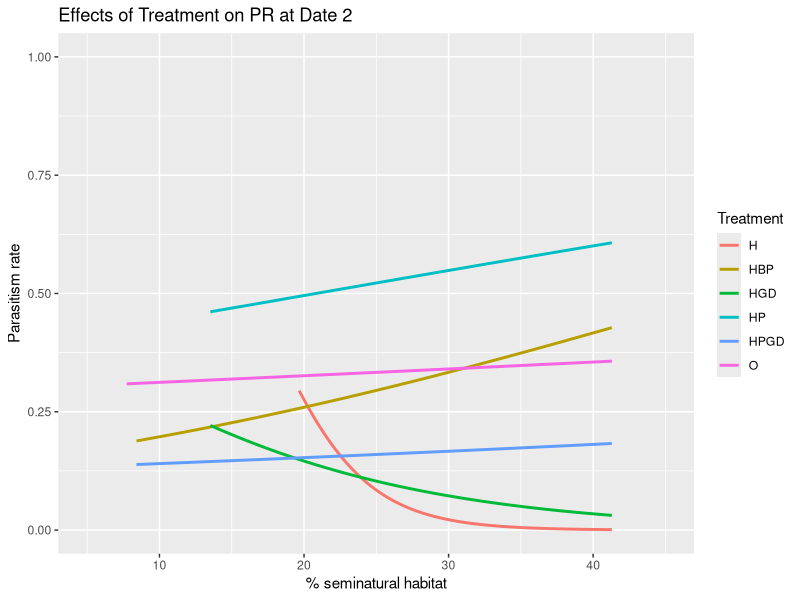
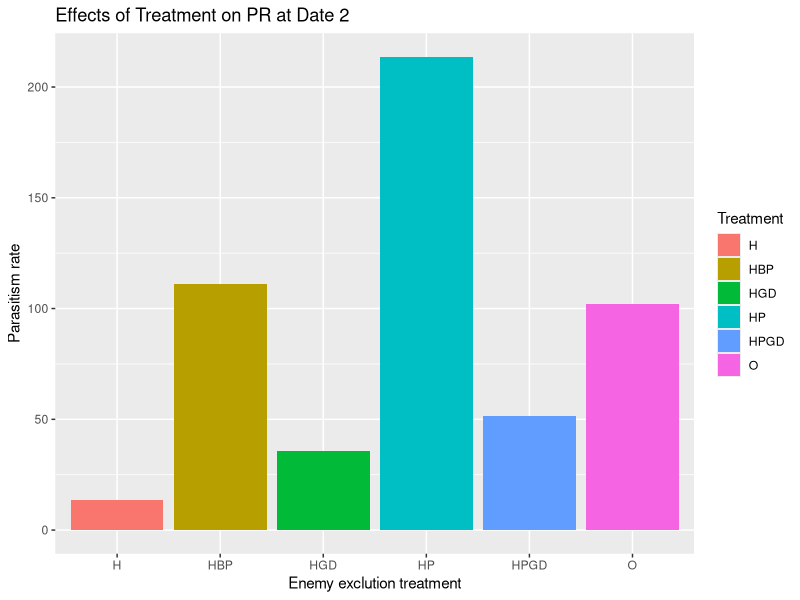

The R script that drew these images, in order:
#Date2_parasitism rate
#import data file
library(readr)
Data1 <- read.table("Project data.csv", header = TRUE, dec = ",", sep =";")

###dataframe for sampling date2 
DATE2 <- Data1[Data1$Date == "2", ]
DATE2_200 <-  subset(DATE2, DATE2$BUFF_DIST == "200")

#########Line graph##############
# parasitism rate 
PR_D2_line　<- DATE2_200$aphid_parasitized/(DATE2_200$aphid_live + DATE2_200$aphid_parasitized)

#dataframe including PR
DATE2PR_line <- data.frame(DATE2_200,PR_D2_line)

#plot
library(ggplot2)
PR_D2_line <- ggplot(DATE2PR_line, aes(x = Pt.seminatural, y = PR_D2_line, color = Treatment))
PR_D2_line <- PR_D2_line + labs(x= "% seminatural habitat", y="Parasitism rate", title = "Effects of Treatment on PR at Date 2")
# for scatter plot: use geom_point()
PR_D2_line <- PR_D2_line + geom_smooth(method = "glm", method.args = list(family = binomial), se = F)
PR_D2_line <- PR_D2_line +xlim(5,45) +ylim(0, 1)
print(PR_D2_line)

#########Bar graph##############
# parasitism rate 
PR_D2_bar　<- DATE2$aphid_parasitized/(DATE2$aphid_live + DATE2$aphid_parasitized)

#dataframe including PR
DATE2PR_bar <- data.frame(DATE2,PR_D2_bar)

#plot
library(ggplot2)
Bar_PRD2 <- ggplot(DATE2PR_bar, aes(x = Treatment, y = PR_D2_bar, fill = Treatment))
Bar_PRD2 <- Bar_PRD2 + geom_bar(stat = "identity")
Bar_PRD2 <- Bar_PRD2 + labs(x= "Enemy exclution treatment", y="Parasitism rate", title = "Effects of Treatment on PR at Date 2")
plot(Bar_PRD2)

